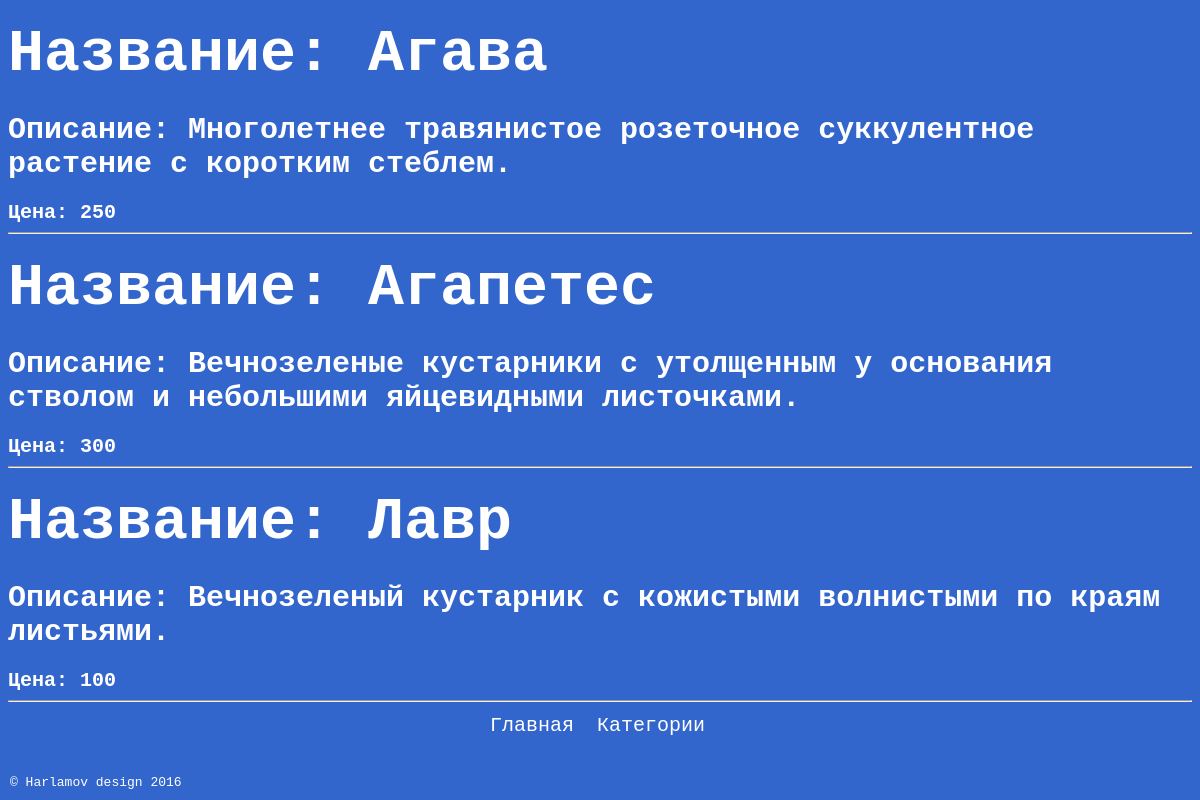
The page /comn.php on the database its author committed.
### tables this page shows
CREATE TABLE IF NOT EXISTS `comn_rast` (
  `id` int(11) NOT NULL AUTO_INCREMENT,
  `nazv_rast` varchar(100) NOT NULL,
  `strana` varchar(100) NOT NULL,
  `tip_rast` varchar(100) NOT NULL,
  `price` int(100) NOT NULL,
  PRIMARY KEY (`id`)
);

### comn.php (the view, shortened to what this page needs)
<!DOCTYPE HTML>
<html>
<head>
</head>
<link rel="stylesheet" type="text/css" href="static/css/style.css">
<body>
<?php
$result = mysql_query("SELECT * FROM comn_rast");
while($row = mysql_fetch_array($result))
{?>
<h1 align="left">Название: <?php echo $row['nazv_rast'].'<br>' ?></h1>
<h2 align="left">Описание: <?php echo $row['tip_rast'].'<br>'?></h2>
<h3> Цена: <?php echo $row['price'].'<br>'?></h3>
<hr />
<?php }?>
<ul class="hr" align='center'>
<li><a href = 'http://localhost/harlamov_dmitriy/index.php'>Главная</a></li>
<li><a href = 'http://localhost/harlamov_dmitriy/categorii2.0.php'>Категории</a></li>
</ul>
<p class="vid">
</p>
<footer>
   		&copy; Harlamov design 2016
</footer>
</body>
</html>

### static/css/style.css (style rules this page uses)
body { background:#3366CC; }
h1 { font-family: monospace; color: white; font-size: 60px; margin-top:20px; margin-bottom:20px; }
h2 { font-family: monospace; color: white; font-size: 30px; margin-bottom:20px; }
h3 { font-family: monospace; color: white; font-size: 20px; margin-bottom:0px; }
a { color: white; text-decoration: none }
p { color: white; font-size: 20px; }
ul.hr { font-family: monospace; color: white; font-size: 20px; margin-bottom:0px; margin: 0; padding: 4px; }
ul.hr li { display: inline; margin-right: 5px; padding: 3px; }
p.vid { font-size: 20px; }
footer { position: fixed ; left: 0; bottom: 0; padding: 10px; background: #3366CC; font-family: monospace; color: white; width: 100%; }

### rows shown on the page
comn_rast: nazv_rast "Агава", tip_rast "Многолетнее травянистое розеточное суккулентное растение с коротким стеблем.", price "250"
comn_rast: nazv_rast "Агапетес", tip_rast "Вечнозеленые кустарники с утолщенным у основания стволом и небольшими яйцевидными листочками.", price "300"
comn_rast: nazv_rast "Лавр", tip_rast "Вечнозеленый кустарник с кожистыми волнистыми по краям листьями.", price "100"
